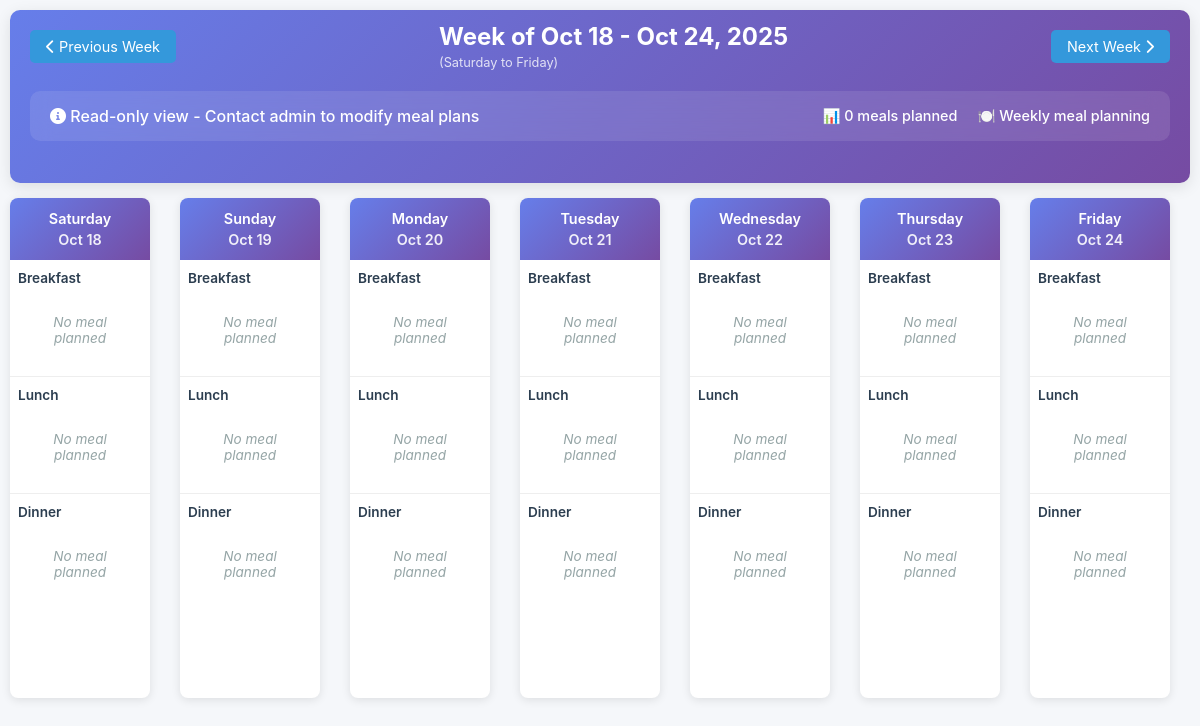
Before: /resident/meals.php (signed in) with the older database file.
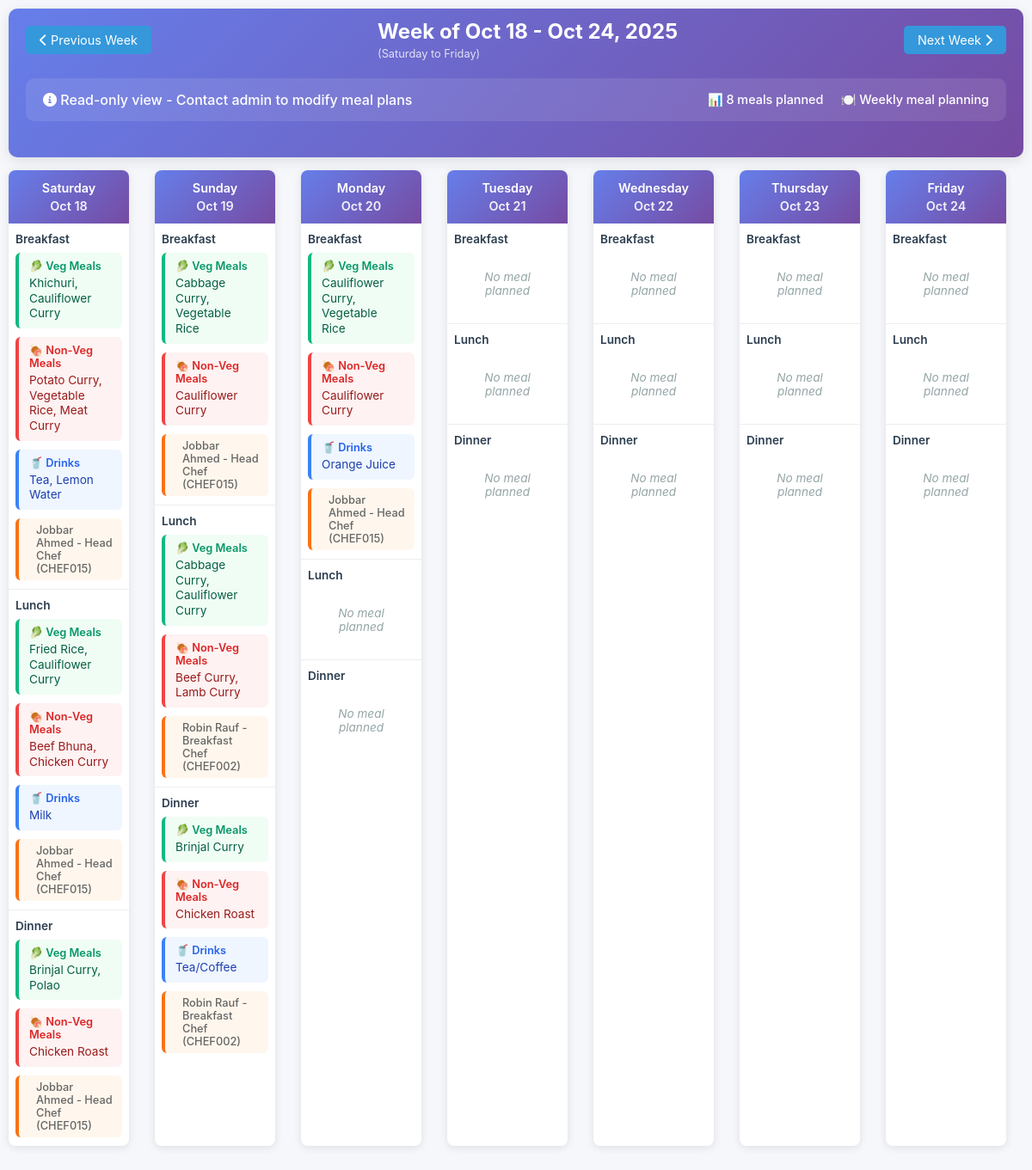
After: the same page with the newer database file.
### tables this page shows
CREATE TABLE `chefs` (
  `id` int(11) NOT NULL,
  `user_id` int(11) DEFAULT NULL,
  `employee_id` varchar(20) DEFAULT NULL,
  `specialization` varchar(100) DEFAULT 'General Cooking',
  `experience_years` int(11) DEFAULT 0,
  `cuisine_expertise` text DEFAULT NULL,
  `shift_hours` varchar(50) DEFAULT NULL,
  `hire_date` date DEFAULT NULL,
  `is_available` tinyint(1) DEFAULT 1,
  `created_at` timestamp NOT NULL DEFAULT current_timestamp(),
  `monthly_salary` decimal(10,2) DEFAULT 35000.00 COMMENT 'Monthly salary amount'
);

CREATE TABLE `daily_meals` (
  `id` int(11) NOT NULL,
  `meal_date` date NOT NULL,
  `meal_type` enum('Breakfast','Lunch','Dinner','Snack') NOT NULL,
  `prepared_by` int(11) DEFAULT NULL,
  `breakfast_chef_id` int(11) DEFAULT NULL,
  `lunch_chef_id` int(11) DEFAULT NULL,
  `dinner_chef_id` int(11) DEFAULT NULL,
  `created_at` timestamp NOT NULL DEFAULT current_timestamp(),
  `updated_at` timestamp NOT NULL DEFAULT current_timestamp() ON UPDATE current_timestamp(),
  `total_cost` decimal(8,2) DEFAULT 0.00,
  `breakfast_veg_item_1` int(11) DEFAULT NULL,
  `breakfast_veg_item_2` int(11) DEFAULT NULL,
  `breakfast_veg_item_3` int(11) DEFAULT NULL,
  `breakfast_nonveg_item_1` int(11) DEFAULT NULL,
  `breakfast_nonveg_item_2` int(11) DEFAULT NULL,
  `breakfast_nonveg_item_3` int(11) DEFAULT NULL,
  `breakfast_drinks_item_1` int(11) DEFAULT NULL,
  `breakfast_drinks_item_2` int(11) DEFAULT NULL,
  `lunch_veg_item_1` int(11) DEFAULT NULL,
  `lunch_veg_item_2` int(11) DEFAULT NULL,
  `lunch_veg_item_3` int(11) DEFAULT NULL,
  `lunch_nonveg_item_1` int(11) DEFAULT NULL,
  `lunch_nonveg_item_2` int(11) DEFAULT NULL,
  `lunch_nonveg_item_3` int(11) DEFAULT NULL,
  `lunch_drinks_item_1` int(11) DEFAULT NULL,
  `lunch_drinks_item_2` int(11) DEFAULT NULL,
  `dinner_veg_item_1` int(11) DEFAULT NULL,
  `dinner_veg_item_2` int(11) DEFAULT NULL,
  `dinner_veg_item_3` int(11) DEFAULT NULL,
  `dinner_nonveg_item_1` int(11) DEFAULT NULL,
  `dinner_nonveg_item_2` int(11) DEFAULT NULL,
  `dinner_nonveg_item_3` int(11) DEFAULT NULL,
  `dinner_drinks_item_1` int(11) DEFAULT NULL,
  `dinner_drinks_item_2` int(11) DEFAULT NULL,
  `breakfast_cooking_status` enum('not_started','in_progress','completed') DEFAULT 'not_started',
  `lunch_cooking_status` enum('not_started','in_progress','completed') DEFAULT 'not_started',
  `dinner_cooking_status` enum('not_started','in_progress','completed') DEFAULT 'not_started',
  `breakfast_started_at` timestamp NULL DEFAULT NULL,
  `lunch_started_at` timestamp NULL DEFAULT NULL,
  `dinner_started_at` timestamp NULL DEFAULT NULL,
  `breakfast_completed_at` timestamp NULL DEFAULT NULL,
  `lunch_completed_at` timestamp NULL DEFAULT NULL,
  `dinner_completed_at` timestamp NULL DEFAULT NULL
);

### resident/meals.php (the view, shortened to what the changed rows need)
<?php
$database = new Database();
$db = $database->getConnection();
if (isset($_GET['week'])) {
    $week_start = $_GET['week'];
} else {
    $current_date = new DateTime();
    $day_of_week = $current_date->format('w');
    if ($day_of_week == 0) {
        $week_start = $current_date->modify('-1 day')->format('Y-m-d');
    } elseif ($day_of_week < 6) {
        $days_back = $day_of_week + 1;
        $week_start = $current_date->modify("-{$days_back} days")->format('Y-m-d');
    } else {
        $week_start = $current_date->format('Y-m-d');
    }
}
$week_end = (new DateTime($week_start))->modify('+6 days')->format('Y-m-d');
try {
    $stmt = $db->prepare("
        SELECT dm.*,
               -- Breakfast chef info
               CONCAT(bu.first_name, ' ', bu.last_name) as breakfast_chef_name,
               bc.specialization as breakfast_chef_specialization,
               bc.employee_id as breakfast_chef_employee_id,
               -- Lunch chef info
               CONCAT(lu.first_name, ' ', lu.last_name) as lunch_chef_name,
               lc.specialization as lunch_chef_specialization,
               lc.employee_id as lunch_chef_employee_id,
               -- Dinner chef info
               CONCAT(du.first_name, ' ', du.last_name) as dinner_chef_name,
               dc.specialization as dinner_chef_specialization,
               dc.employee_id as dinner_chef_employee_id
        FROM daily_meals dm
        LEFT JOIN chefs bc ON dm.breakfast_chef_id = bc.id
        LEFT JOIN users bu ON bc.user_id = bu.id
        LEFT JOIN chefs lc ON dm.lunch_chef_id = lc.id
        LEFT JOIN users lu ON lc.user_id = lu.id
        LEFT JOIN chefs dc ON dm.dinner_chef_id = dc.id
        LEFT JOIN users du ON dc.user_id = du.id
        WHERE dm.meal_date BETWEEN ? AND ?
        ORDER BY dm.meal_date, FIELD(dm.meal_type, 'Breakfast', 'Lunch', 'Dinner')
    ");
    $stmt->execute([$week_start, $week_end]);
    $meals = $stmt->fetchAll(PDO::FETCH_ASSOC);
} catch (Exception $e) {
    $meals = [];
    for ($i = 0; $i < 7; $i++) {
        $date = date('Y-m-d', strtotime($week_start . ' +' . $i . ' days'));
        foreach (['Breakfast', 'Lunch', 'Dinner'] as $meal_type) {
            $meals[] = [
                'id' => $i * 3 + array_search($meal_type, ['Breakfast', 'Lunch', 'Dinner']) + 1,
                'meal_date' => $date,
                'meal_type' => $meal_type,
                'menu_items' => 'Sample ' . $meal_type . ' Menu',
                'breakfast_chef_name' => 'Chef Sample',
                'lunch_chef_name' => 'Chef Sample',
                'dinner_chef_name' => 'Chef Sample',
                'breakfast_chef_specialization' => 'General Cooking',
                'lunch_chef_specialization' => 'General Cooking',
                'dinner_chef_specialization' => 'General Cooking',
                'breakfast_chef_employee_id' => 'CHEF001',
                'lunch_chef_employee_id' => 'CHEF001',
                'dinner_chef_employee_id' => 'CHEF001'
            ];
        }
    }
}
$weekly_meals = [];
for ($i = 0; $i < 7; $i++) {
    $date = date('Y-m-d', strtotime($week_start . ' +' . $i . ' days'));
    $weekly_meals[$date] = ['Breakfast' => null, 'Lunch' => null, 'Dinner' => null];
}
foreach ($meals as $meal) {
    $weekly_meals[$meal['meal_date']][$meal['meal_type']] = $meal;
}
?>
<!DOCTYPE html>
<html lang="en">
<head>
    <link href="https://cdnjs.cloudflare.com/ajax/libs/font-awesome/6.0.0/css/all.min.css" rel="stylesheet">
</head>
<body>
    <div class="container">
        <div class="header">
            <div class="week-navigation">
                <div class="week-info">
                    <h2>Week of <?= date('M j', strtotime($week_start)) ?> - <?= date('M j, Y', strtotime($week_end)) ?></h2>
                </div>
            </div>
            <div class="meal-actions-bar">
                <div class="week-stats">
                    <?php
                    $total_meals = count($meals);
                    ?>
                    <span class="stat">📊 <?= $total_meals ?> meals planned</span>
                    <span class="stat">🍽️ Weekly meal planning</span>
                </div>
            </div>
        </div>
        <div class="meal-grid">
            <?php foreach ($weekly_meals as $date => $day_meals): ?>
                <div class="day-column">
                    <div class="day-header">
                        <?= date('l', strtotime($date)) ?>
                        <div class="day-date"><?= date('M j', strtotime($date)) ?></div>
                    </div>
                    <?php foreach (['Breakfast', 'Lunch', 'Dinner'] as $meal_type): ?>
                        <div class="meal-section">
                            <div class="meal-type"><?= $meal_type ?></div>
                            <?php if ($day_meals[$meal_type]): ?>
                                <div class="meal-info">
                                    <?php
                                    $meal = $day_meals[$meal_type];
                                    $meal_prefix = strtolower($meal_type);
                                    $veg_items = [];
                                    $nonveg_items = [];
                                    $drink_items = [];
                                    $sections = ['veg', 'nonveg', 'drinks'];
                                    $section_slots = ['veg' => 3, 'nonveg' => 3, 'drinks' => 2];
                                    $has_new_data = false;
                                    foreach ($sections as $section) {
                                        for ($i = 1; $i <= $section_slots[$section]; $i++) {
                                            $field_name = "{$meal_prefix}_{$section}_item_{$i}";
                                            if (!empty($meal[$field_name])) {
                                                $has_new_data = true;
                                                try {
                                                    $item_stmt = $db->prepare("SELECT item_name, item_type FROM meal_items WHERE id = ?");
                                                    $item_stmt->execute([$meal[$field_name]]);
                                                    $item_data = $item_stmt->fetch(PDO::FETCH_ASSOC);
                                                    if ($item_data) {
                                                        if ($section === 'veg') {
                                                            $veg_items[] = $item_data['item_name'];
                                                        } elseif ($section === 'nonveg') {
                                                            $nonveg_items[] = $item_data['item_name'];
                                                        } elseif ($section === 'drinks') {
                                                            $drink_items[] = $item_data['item_name'];
                                                        }
                                                    }
                                                } catch (Exception $e) {
                                                }
                                            }
                                        }
                                    }
                                    if (!$has_new_data && !empty($meal['menu_items'])) {
                                        echo '<div class="meal-items">' . htmlspecialchars($meal['menu_items']) . '</div>';
                                    } else {
                                        if (!empty($veg_items)): ?>
                                            <div class="meal-category veg-category">
                                                <div class="category-header">🥬 Veg Meals</div>
                                                <div class="category-items"><?= implode(', ', $veg_items) ?></div>
                                            </div>
                                        <?php endif;
                                        if (!empty($nonveg_items)): ?>
                                            <div class="meal-category nonveg-category">
                                                <div class="category-header">🍖 Non-Veg Meals</div>
                                                <div class="category-items"><?= implode(', ', $nonveg_items) ?></div>
                                            </div>
                                        <?php endif;
                                        if (!empty($drink_items)): ?>
                                            <div class="meal-category drink-category">
                                                <div class="category-header">🥤 Drinks</div>
                                                <div class="category-items"><?= implode(', ', $drink_items) ?></div>
                                            </div>
                                        <?php endif;
                                        if (empty($veg_items) && empty($nonveg_items) && empty($drink_items)): ?>
                                        <?php endif;
                                    }
                                    ?>
                                    <?php
                                    $chef_name = null;
                                    $chef_specialization = null;
                                    $chef_employee_id = null;
                                    if ($meal_type === 'Breakfast') {
                                        $chef_name = $meal['breakfast_chef_name'];
                                        $chef_specialization = $meal['breakfast_chef_specialization'];
                                        $chef_employee_id = $meal['breakfast_chef_employee_id'];
                                    } elseif ($meal_type === 'Lunch') {
                                        $chef_name = $meal['lunch_chef_name'];
                                        $chef_specialization = $meal['lunch_chef_specialization'];
                                        $chef_employee_id = $meal['lunch_chef_employee_id'];
                                    } elseif ($meal_type === 'Dinner') {
                                        $chef_name = $meal['dinner_chef_name'];
                                        $chef_specialization = $meal['dinner_chef_specialization'];
                                        $chef_employee_id = $meal['dinner_chef_employee_id'];
                                    }
                                    if ($chef_name): ?>
                                        <div class="meal-chef">
                                            <i class="fas fa-user-chef"></i> <?= htmlspecialchars($chef_name) ?>
                                            <?php if ($chef_specialization): ?>
                                                - <?= htmlspecialchars($chef_specialization) ?>
                                            <?php endif; ?>
                                            <?php if ($chef_employee_id): ?>
                                                (<?= htmlspecialchars($chef_employee_id) ?>)
                                            <?php endif; ?>
                                        </div>
                                    <?php endif; ?>
                                </div>
                            <?php else: ?>
                                <div class="empty-meal">No meal planned</div>
                            <?php endif; ?>
                        </div>
                    <?php endforeach; ?>
                </div>
            <?php endforeach; ?>
        </div>
    </div>
</body>
</html>

Changed rows visible on the page:
now on this page (row unchanged): chefs: specialization "Head Chef", employee "CHEF015"
added daily_meals: meal_type "Dinner", veg_items "Brinjal Curry, Polao", nonveg_items "Chicken Roast", chef_name "Jobbar Ahmed", dinner_chef.specialization "Head Chef", dinner_chef.employee_id "CHEF015", shown under "Saturday"
added daily_meals: meal_type "Breakfast", veg_items "Cabbage Curry, Vegetable Rice", nonveg_items "Cauliflower Curry", chef_name "Jobbar Ahmed", breakfast_chef.specialization "Head Chef", breakfast_chef.employee_id "CHEF015", shown under "Sunday"
added daily_meals: meal_type "Lunch", veg_items "Cabbage Curry, Cauliflower Curry", nonveg_items "Beef Curry, Lamb Curry", chef_name "Robin Rauf", lunch_chef.specialization "Breakfast Chef", lunch_chef.employee_id "CHEF002", shown under "Sunday"
now on this page (row unchanged): chefs: specialization "Breakfast Chef", employee "CHEF002"
Other visible differences:
$total_meals: "0" → "8"
list line gone: "Breakfast No meal planned Lunch No meal planned Dinner No meal planned"
new list line: "Breakfast 🥬 Veg Meals Khichuri, Cauliflower Curry 🍖 Non-Veg Meals Potato Curry, Vegetable Rice, Meat Curry 🥤 Drinks Tea, Lemon Water Jobbar Ahmed - ( ) Lunch 🥬 Veg Meals Fried Rice, Cauliflower Curry 🍖 Non-Veg Meals Beef Bhuna, Chicken Curry 🥤 Drinks Milk Jobbar Ahmed - ( )"
new list line: "Dinner 🥬 Veg Meals Brinjal Curry 🍖 Non-Veg Meals Chicken Roast 🥤 Drinks Tea/Coffee Robin Rauf - ( )"
list line gone: "Breakfast No meal planned"
new list line: "Breakfast 🥬 Veg Meals Cauliflower Curry, Vegetable Rice 🍖 Non-Veg Meals Cauliflower Curry 🥤 Drinks Orange Juice Jobbar Ahmed - ( )"
